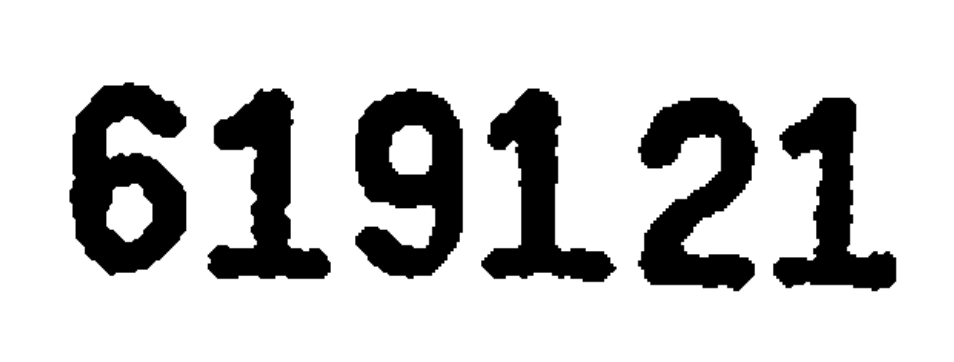
#> input picture data/test/test1.png, 954 x 362 px
$ python Day032_HW.py
#> lines starting #> are read from the running program, lines starting #| are printed output that depends on the picture
# -*- coding: utf-8 -*-
"""
Created on Sat Apr 11 15:38:09 2020

@author: chenlw
"""


import requests
import pytesseract
from PIL import Image
from io import BytesIO

pytesseract.pytesseract.tesseract_cmd = 'C:\\Program Files\\Tesseract-OCR\\tesseract.exe'

# response = requests.get('https://i0.wp.com/www.embhack.com/wp-content/uploads/2018/06/hello-world.png')
# img = Image.open(BytesIO(response.content))


img = Image.open("./data/test/test1.png")           #619121
#> img is the input picture: PIL image 954x362 RGBA; mean R, G, B, A 202.6, 202.6, 202.6, 255
# img = Image.open("./data/test/test2.png")

img1 = Image.open("./data/test/test2.png").convert("1")    #像素点变成黑白两种点，要么是0，要么是255。
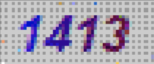
#> input picture data/test/test2.png, 154 x 64 px
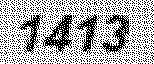
#> img1: PIL image 154x64 1; 65.9% white; black in thin lines or dots
img2 = Image.open("./data/test/test2.png").convert("L")    #像素值为[0,255]之间的某个数值。
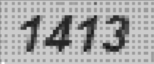
#> img2: PIL image 154x64 L; min 21, max 255, mean 167.7
img3 = Image.open("./data/test/test2.png").convert("P")    #像素值为[0,255]之间的某个数值，但它为调色板的索引值，其最终还是彩色图像。
img4 = Image.open("./data/test/test2.png").convert("RGBA") #图像从三通道变成了四通道，其R、G、B三个通道的数值没有变化，新增的alpha通道均为255，表示不透明。
#> img4 is the input picture: PIL image 154x64 RGBA; mean R, G, B, A 170.4, 163.7, 181, 255
img5 = Image.open("./data/test/test2.png").convert("RGB")  #原始 RGB圖像
img6 = Image.open("./data/test/test2.png").convert("YCbCr")  #YCbCr圖像
#> img6: PIL image 154x64 YCbCr; mean of channels 0, 1, 2 167.5, 135.3, 129.8
img7 = Image.open("./data/test/test2.png").convert("I")  #将三通道变成了单通道，I = R * 299/1000+ G * 587/1000 + B * 114/1000
img8 = Image.open("./data/test/test2.png").convert("F")  #将彩色图像变成了32位浮点灰色图像。F = R * 299/1000+ G * 587/1000 + B * 114/1000

print(img1.getpixel((0,0)))
#| 255
img1
print(img2.getpixel((0,0)))
#| 162
img2
print(img3.getpixel((0,0)))
#| 1
img3
print(img4.getpixel((0,0)))
#| (162, 162, 162, 255)
img4
print(img5.getpixel((0,0)))
#| (162, 162, 162)
img5
print(img6.getpixel((0,0)))
#| (162, 128, 128)
img6
print(img7.getpixel((0,0)))
#| 162
img7
print(img8.getpixel((0,0)))
#| 162.0
img8

#> (the run stopped early here; a loop or call above may not have finished)
